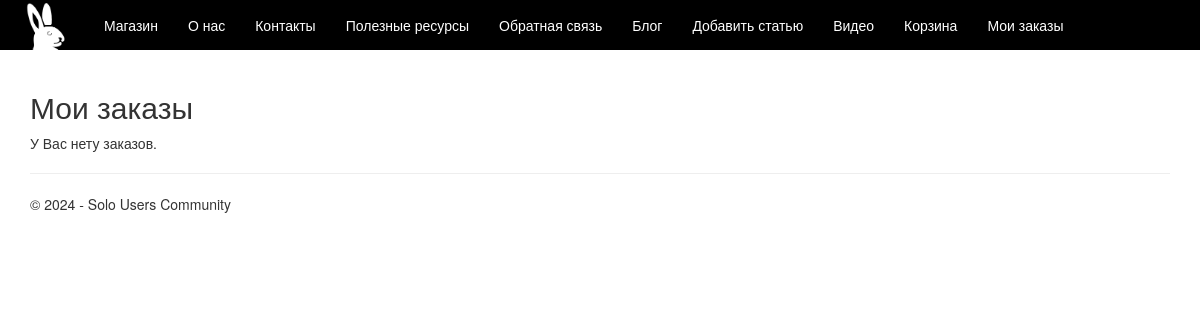
The page /orders/ (signed in) on the database as committed earlier.
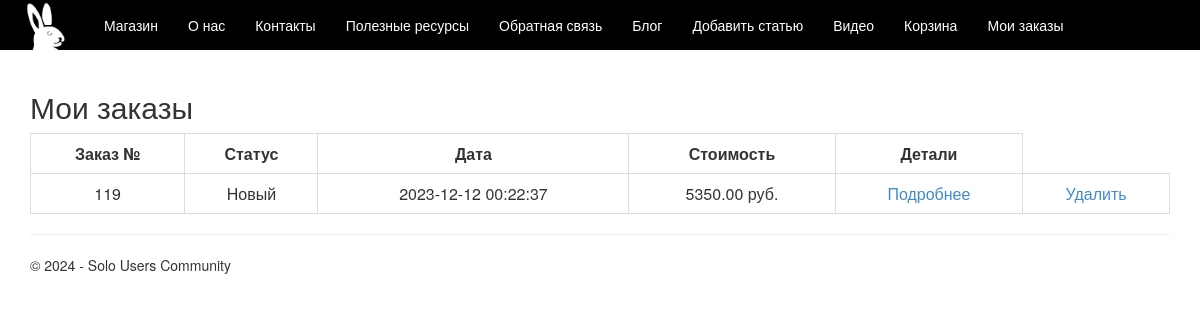
The same page on the database as committed later.
### app/models.py (models this page shows, shortened)
class Order(models.Model):
    user = models.ForeignKey(User, on_delete=models.CASCADE)
    status = models.CharField(max_length=20, choices=[('В обработке', 'В обработке'),], default='В обработке')
    total_price = models.DecimalField(max_digits=10, decimal_places=2)
    created_at = models.DateTimeField(auto_now_add=True)
    class Meta:
        verbose_name = "Заказ"
        verbose_name_plural = "Заказы"

### app/views.py (the view)
# urls.py: path('orders/', views.orders, name='orders'),
def orders(request):
    assert isinstance(request, HttpRequest)
    if request.user.groups.filter(name='Менеджеры').exists():
        orders = Order.objects.all()
    else:
        orders = Order.objects.filter(user=request.user)
    return render(
        request,
        'app/orders.html',
        {
            'title': 'Мои заказы',
            'orders': orders,
            'year': datetime.now().year,
        }
    )

### app/templates/app/orders.html
﻿{% extends "app/layout.html" %}
{% block content %}
<div class="container body-content">
    <h2>{{ title }}</h2>
    {% if orders %}
    <table>
        <thead>
            <tr>
                <th>Заказ №</th>
                <th>Статус</th>
                <th>Дата</th>
                <th>Стоимость</th>
                <th>Детали</th>
            </tr>
        </thead>
        <tbody>
            {% for order in orders %}
            <tr>
                <td>{{ order.id }}</td>
                <td>{{ order.status }}</td>
                <td>{{ order.created_at|date:"Y-m-d H:i:s" }}</td>
                <td>{{ order.total_price }} руб.</td>
                <td><a href="{% url 'order_detail' order.id %}">Подробнее</a></td>
                <td><a href="{% url 'delete_order' order.id %}">Удалить</a></td>
            </tr>
            {% endfor %}
        </tbody>
    </table>
    {% else %}
    <p>У Вас нету заказов.</p>
    {% endif %}
    <hr />
    <footer>
        <p>&copy; {{ year }} - Solo Users Community</p>
    </footer>
</div>
{% endblock %}

Rows that differ between the two databases and show on the page:
added Order: id "119", status "Новый", created_at "2023-12-12 00:22:37", total_price "5350.00"
Other text that changed with them:
text no longer shown: "У Вас нету заказов."
text now shown: "Заказ № Статус Дата Стоимость Детали"
